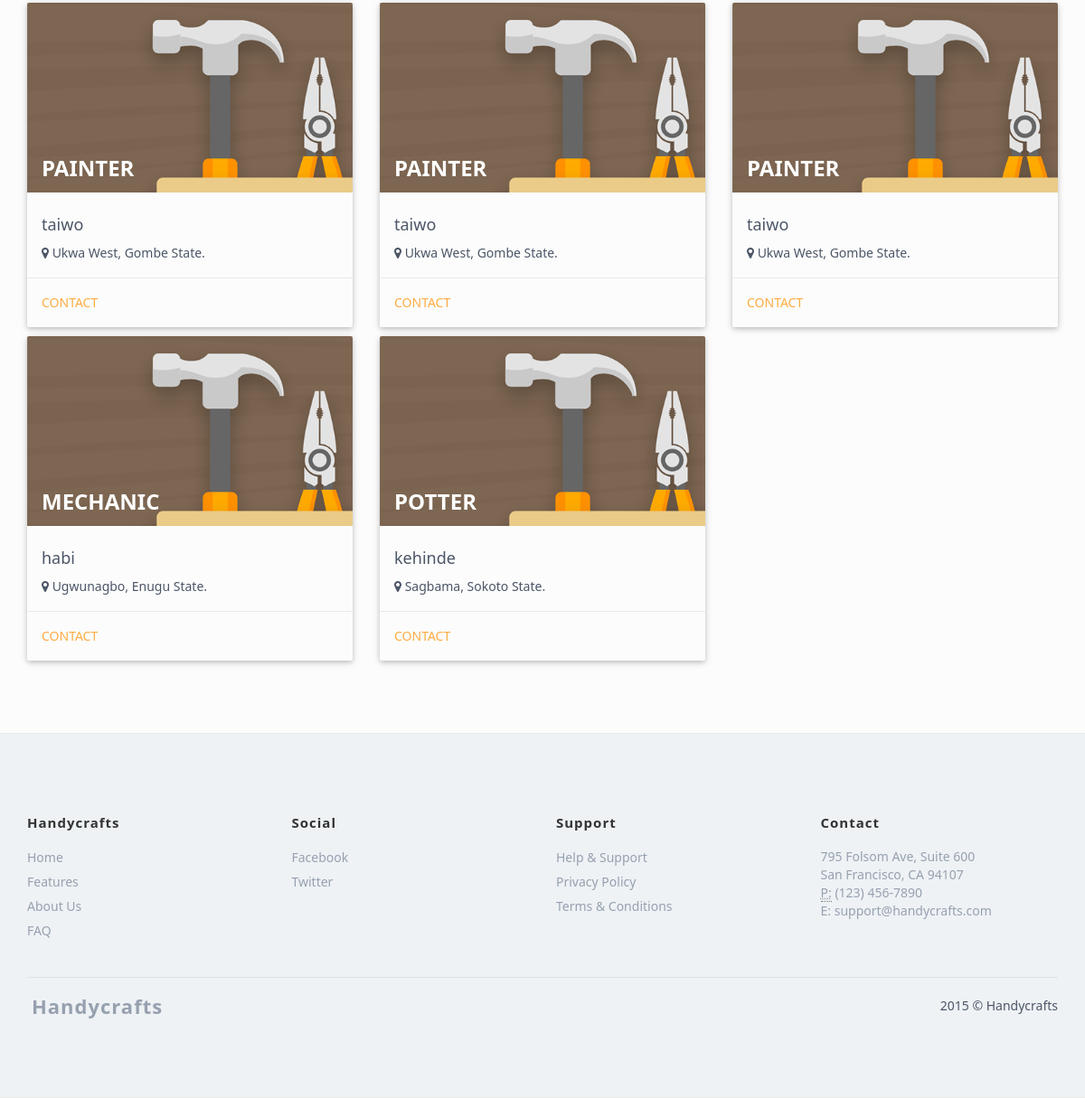
Before: /account/list_artisans/ (lower part) with the older database file.
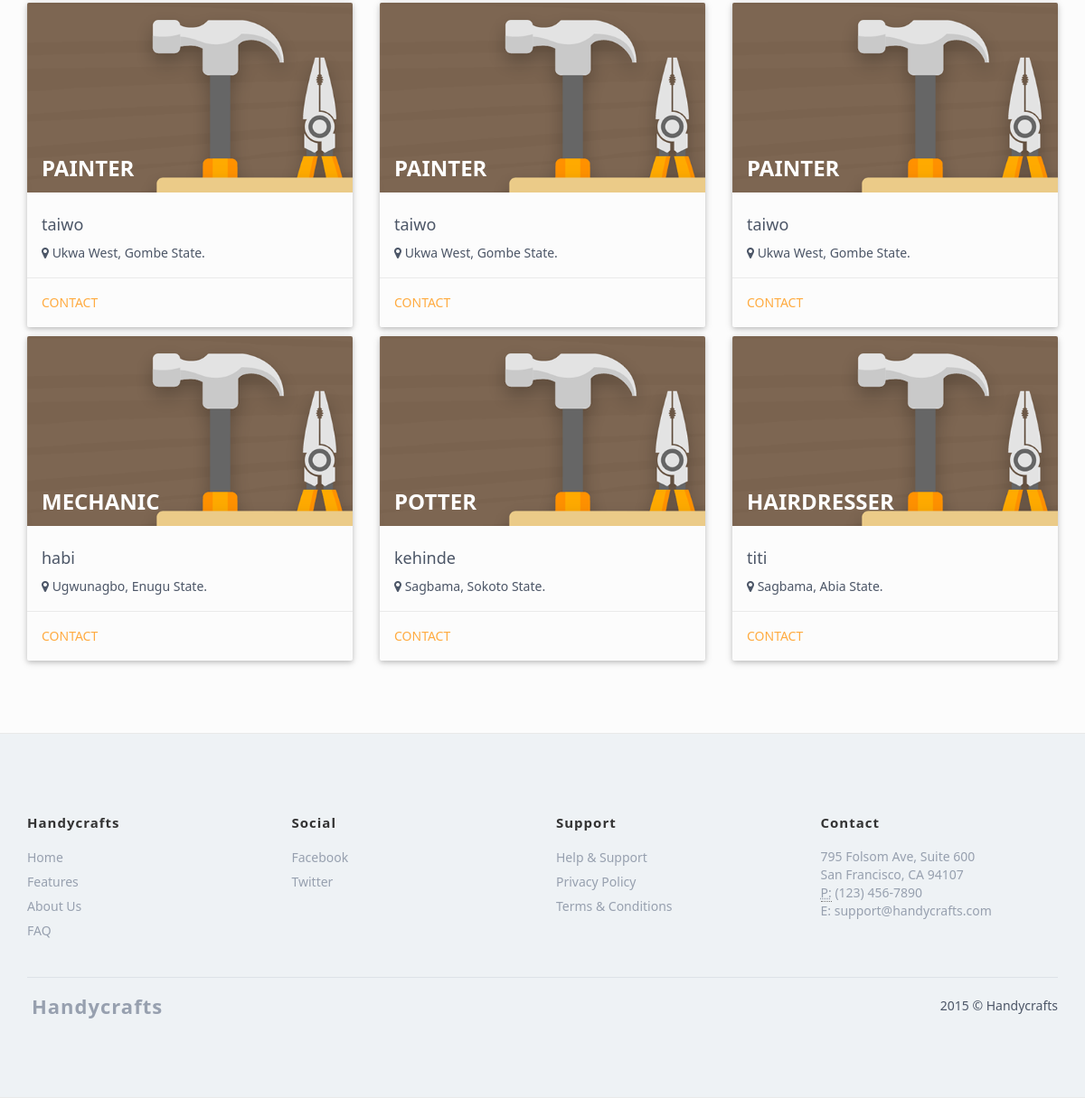
After: the same page with the newer database file.
### registration/models.py (models this page shows, shortened)
class Artisan(models.Model):
    name = models.CharField(max_length=50)
    phone = models.CharField(max_length=15)
    address = models.CharField(max_length=100)
    emailAddress = models.CharField(max_length=30)
    state = models.ForeignKey(State)
    lga = models.ForeignKey(LocalGovernment)
    rating = models.PositiveSmallIntegerField(default=0)
    number_of_ratings = models.PositiveSmallIntegerField(default=0)
    skill = models.CharField(max_length=50)
    created_on = models.DateTimeField(auto_now=True)
    updated_on = models.DateTimeField(auto_now=True)

class LocalGovernment(models.Model):
    state_id = models.IntegerField()
    name = models.CharField(max_length=30)
    def __str__(self):
        return self.name

class State(models.Model):
    name = models.CharField(max_length=30)
    def __str__(self):
        return self.name

### registration/views.py (the view)
class ArtisanList(ListView):
    model = Artisan
    queryset = Artisan.objects.all()
    template_name = 'registration/details/artisan_list.html'
    def get_context_data(self, **kwargs):
        context = super(ArtisanList, self).get_context_data(**kwargs)
        context['artisan_list'] = Artisan.objects.order_by('-rating')
        return context

### registration/templates/registration/details/artisan_list.html (shortened to what this page needs)
{% extends 'base.html' %}
{% block content%}
    <section class="section">
        <div class="container">
            <div class="row">
                {% for artisan in artisan_list %}
                    <div class="col-md-4">
                        <div class="card">
                            <div class="card-image">
                                <img class="img-responsive" src="/static/images/hh.png" >
                                <span class="card-title" style="font-weight: 600;" >{{ artisan.skill }}</span>
                            </div>
                            <div class="card-content">
                                <h4>{{ artisan.name }}</h4>
                                <p><i class="fa fa-map-marker"></i> {{ artisan.lga }}, {{ artisan.state }}. </p>
                            </div>
                            <div class="card-action">
                                <a href="{% url "account:artisanDetail" artisan.id %}">Contact</a>
                            </div>
                        </div>
                    </div>
                {% endfor %}
            </div>
        </div>
    </section>
{% endblock %}

Changed rows visible on the page:
added Artisan: skill "HAIRDRESSER", name "titi", lga "Sagbama", state "Abia State"
